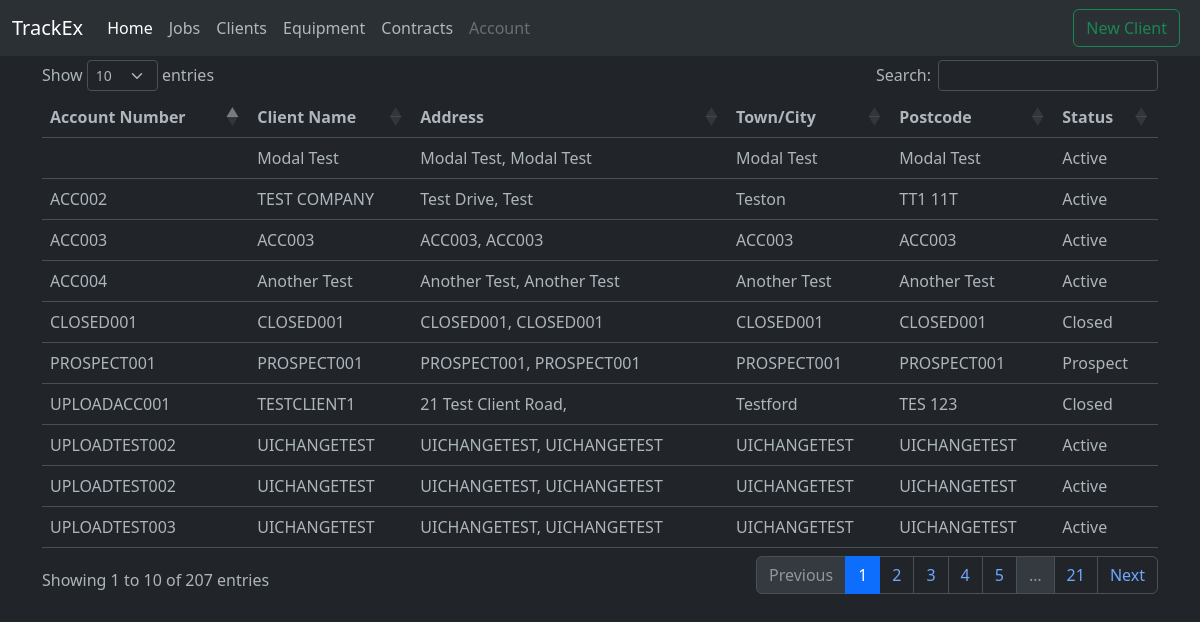
The app's page /clients with its own data.
### tables this page shows
CREATE TABLE clients (
            id INTEGER PRIMARY KEY AUTOINCREMENT,
            account_number TEXT,
            client_name TEXT,
            address_line_1 TEXT,
            address_line_2 TEXT,
            town_city TEXT,
            county TEXT,
            postcode TEXT,
            phone_number TEXT,
            status TEXT,
            date_stamp TEXT
        );

### app.py (the view)
@app.route('/clients')
def clients():
    search_query = request.args.get('search', '', type=str)
    success_message = request.args.get('success', '')
    error_message = request.args.get('error', '')
    conn = get_db()
    if search_query:
        query = '''
            SELECT * FROM clients
            WHERE account_number LIKE ? OR client_name LIKE ? OR address_line_1 LIKE ?
            OR address_line_2 LIKE ? OR town_city LIKE ? OR county LIKE ?
            OR postcode LIKE ? OR phone_number LIKE ? OR status LIKE ?
            ORDER BY id
        '''
        search_params = (f"%{search_query}%",) * 8
        clients = conn.execute(query, search_params).fetchall()
    else:
        clients = conn.execute('''
            SELECT * FROM clients
            ORDER BY id
        ''').fetchall()
    conn.close()
    return render_template('clients.html', clients=clients, success_message=success_message, error_message=error_message)

### app.py (called while the page is built)
def get_db():
    conn = sqlite3.connect(DATABASE)
    conn.row_factory = sqlite3.Row
    return conn

### templates/clients.html (shortened to what this page needs)
            {% include 'header.html' %}
            <button class="btn btn-outline-success me-2" type="button" data-bs-toggle="modal" data-bs-target="#new-client-modal" onclick="searchClients()">New Client</button>
          </div>
        </nav>
    </div>
    <div class="container" style="padding: 1.5%;">
    </div>
    <div class="container">
        <table id="clients-table" class="table table-hover" style="cursor: pointer;">
            <thead>
                <tr>
                    <th sortable="true">Account Number</th>
                    <th sortable="true">Client Name</th>
                    <th sortable="true">Address</th>
                    <th sortable="true">Town/City</th>
                    <th sortable="true">Postcode</th>
                    <th sortable="true">Status</th>
                </tr>
            </thead>
            {% for client in clients %}
                <tr class="clickable-row" data-href="{{ url_for('client_details', account_number=client.account_number) }}">
                    <td>{{ client.account_number }}</td>
                    <td>{{ client.client_name }}</td>
                    <td>{{ client.address_line_1 }}, {{ client.address_line_2 }}</td>
                    <td>{{ client.town_city }}</td>
                    <td>{{ client.postcode }}</td>
                    <td>{{ client.status }}</td>
                </tr>
            {% endfor %}
        </table>
    </div>
</body>
</html>

### records on screen
clients: account_number "ACC002", client_name "TEST COMPANY", address_line_1 "Test Drive", address_line_2 "Test", town_city "Teston", postcode "TT1 11T", status "Active"
clients: account_number "UPLOADACC001", client_name "TESTCLIENT1", address_line_1 "21 Test Client Road", town_city "Testford", postcode "TES 123", status "Closed"
clients: client_name "Modal Test", address_line_1 "Modal Test", address_line_2 "Modal Test", town_city "Modal Test", postcode "Modal Test", status "Active"
clients: account_number "ACC003", client_name "ACC003", address_line_1 "ACC003", address_line_2 "ACC003", town_city "ACC003", postcode "ACC003", status "Active"
clients: account_number "ACC004", client_name "Another Test", address_line_1 "Another Test", address_line_2 "Another Test", town_city "Another Test", postcode "Another Test", status "Active"
clients: account_number "UPLOADTEST002", client_name "UICHANGETEST", address_line_1 "UICHANGETEST", address_line_2 "UICHANGETEST", town_city "UICHANGETEST", postcode "UICHANGETEST", status "Active"
clients: account_number "CLOSED001", client_name "CLOSED001", address_line_1 "CLOSED001", address_line_2 "CLOSED001", town_city "CLOSED001", postcode "CLOSED001", status "Closed"
clients: account_number "PROSPECT001", client_name "PROSPECT001", address_line_1 "PROSPECT001", address_line_2 "PROSPECT001", town_city "PROSPECT001", postcode "PROSPECT001", status "Prospect"
clients: account_number "UPLOADTEST002", client_name "UICHANGETEST", address_line_1 "UICHANGETEST", address_line_2 "UICHANGETEST", town_city "UICHANGETEST", postcode "UICHANGETEST", status "Active"
clients: account_number "UPLOADTEST003", client_name "UICHANGETEST", address_line_1 "UICHANGETEST", address_line_2 "UICHANGETEST", town_city "UICHANGETEST", postcode "UICHANGETEST", status "Active"
